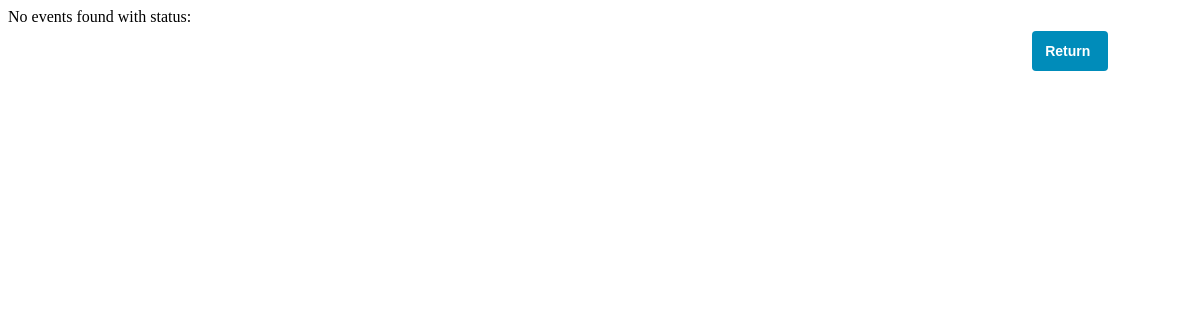
/admin/event_filter.php?facilitycode=AVR-SH, run on an earlier commit of the app's database.
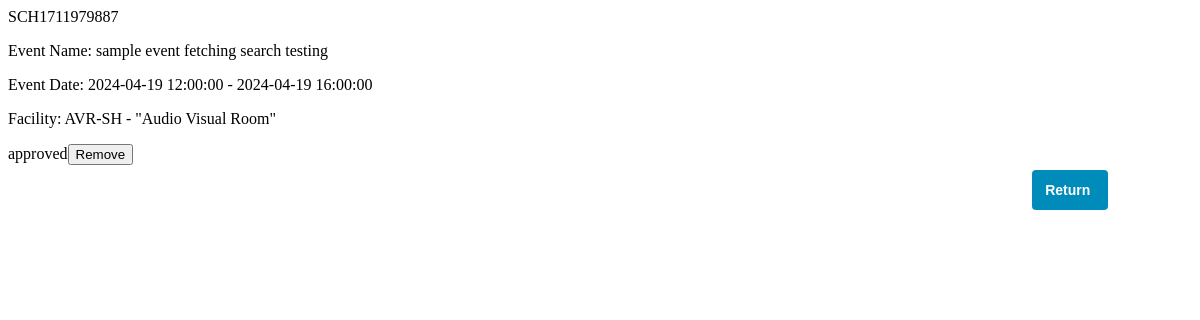
And on a later commit of the database.
### tables this page shows
CREATE TABLE `event_booking` (
  `event_ID` int(11) NOT NULL,
  `event_code` varchar(50) NOT NULL,
  `event_name` varchar(50) NOT NULL,
  `event_purpose` varchar(600) NOT NULL,
  `start_from` datetime NOT NULL,
  `end_to` datetime NOT NULL,
  `participants` varchar(50) NOT NULL,
  `event_status` enum('pending','approved','declined') NOT NULL DEFAULT 'pending',
  `facility_ID` int(11) NOT NULL,
  `user_ID` int(11) NOT NULL
);

CREATE TABLE `facilities` (
  `facility_ID` int(11) NOT NULL,
  `facility_code` varchar(20) NOT NULL,
  `facility_name` varchar(50) NOT NULL,
  `building_loc` varchar(50) NOT NULL,
  `facility_capacity` int(11) NOT NULL,
  `facility_status` enum('available','reserved','disable') NOT NULL DEFAULT 'available',
  `staff` varchar(50) NOT NULL
);

### admin/event_filter.php (the view, shortened to what this page needs)
<?php
require_once '../database/con_db.php';
if (isset($_GET['filter-date']) || isset($_GET['facilitycode'])) {
    $facility_code = mysqli_real_escape_string($conn, $_GET['facilitycode']);
    $sql = "SELECT event_booking.*, facilities.facility_code, facilities.facility_name
            FROM event_booking
            INNER JOIN facilities ON event_booking.Facility_ID = facilities.facility_ID
            WHERE 1";
    if (!empty($facility_code)) {
        $sql .= " AND facilities.facility_code = '$facility_code'";
    }
    $result = $conn->query($sql);
    if ($result->num_rows > 0) {
        while ($row = $result->fetch_assoc()) {
            echo "<tr>";
                echo "<td>";
                    echo $row['event_code'];
                echo "</td>";
                echo "<td class='event-details'>";
                    echo "<p><span>Event Name: </span>" . $row['event_name'] . "</p>";
                    echo "<p><span>Event Date: </span>" . $row['start_from'] . " - " . $row['end_to'] . "</p>";
                    echo "<p><span>Facility: </span>" . $row['facility_code'] . " - " . '"' . $row['facility_name'] . '"' . "</p>";
                echo "</td>";
                echo "<td style='text-transform: uppercase;'>" . $row['event_status'] . "</td>";
                echo "<td>";
                    if ($row['event_status'] == 'pending') {
                        echo "<button class='approve-button' style='margin-bottom:5px' data-id='" . $row['event_ID'] . "'>Approve</button>";
                        echo "<button class='remove-button' data-id='" . $row['event_ID'] . "'>Remove</button>";
                    } elseif ($row['event_status'] == 'approved') {
                        echo "<button class='remove-button' data-id='" . $row['event_ID'] . "'>Remove</button>";
                    } elseif ($row['event_status'] == 'declined') {
                        echo "<button class='approve-button' data-id='" . $row['event_ID'] . "'>Approve</button>";
                    }
                echo "</td>";
            echo "</tr>";
        }
    } else {
        echo "<tr><td colspan='4'>No events found with status: " . $status . "</td></tr>";
    }
    echo "<tr><td colspan='4'><button class='return-button' onclick='goBack()'>Return <i class='fa-solid fa-right-from-bracket'></i></button></td></tr>";
} else {
    echo "<tr><td colspan='4'>Please provide filter parameters.</td></tr>";
}
?>

What changed in the data, as far as the page shows it:
added event_booking: event_code "SCH1711979887", event_name "sample event fetching search testing", start_from "2024-04-19 12:00:00", end_to "2024-04-19 16:00:00", facility_ID.facility_code "AVR-SH", facility_ID.facility_name "Audio Visual Room", event_status "approved"
Also different on the page:
text no longer shown: "No events found with status:"
